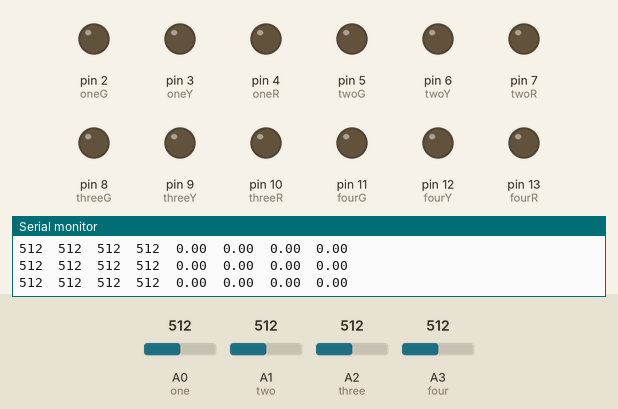
Bench run of a sketch on a simulated Arduino Uno, built with avr-gcc and run on an emulated ATmega328P. On the bench: output pins drawn as LEDs (lit = HIGH), the last lines printed to the serial monitor. The test bench sets the inputs (shaded band); at power-on: A0 (one) = 512, A1 (two) = 512, A2 (three) = 512, A3 (four) = 512.

Above: at 1.2 s.
1.3 s: A0 (one) set to 30
At 1.8 s:
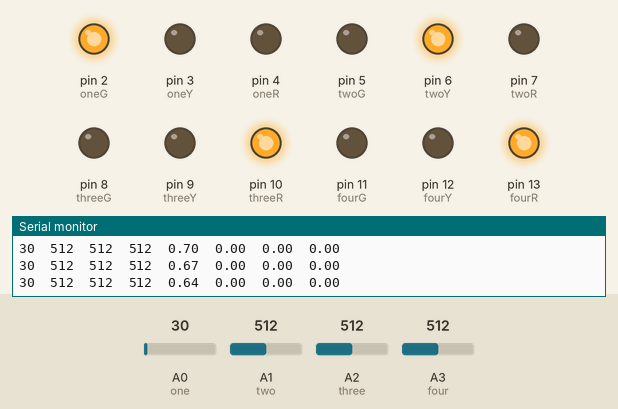
4.0 s: A1 (two) set to 107
5.5 s: A1 (two) set to 93
At 6.1 s:
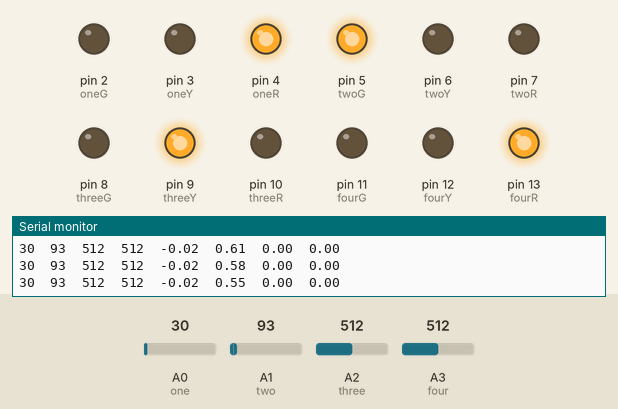
8.2 s: A2 (three) set to 30
At 9.2 s:
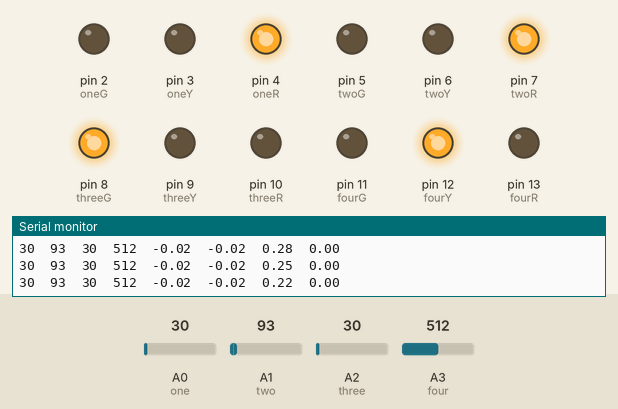
10.9 s: A3 (four) set to 30
At 11.3 s:
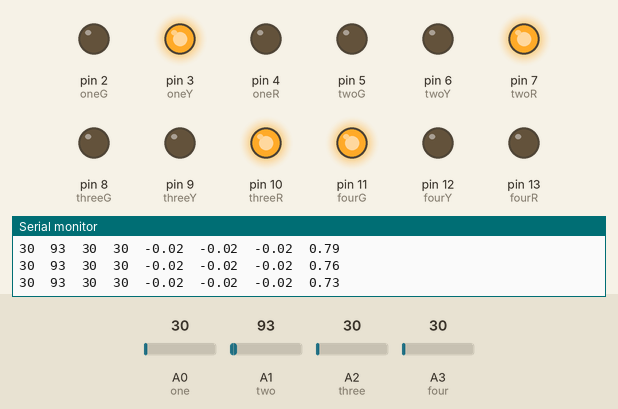
Timing chart, 0 to 13.9 s (numbered marks = the images above; inputs shaded):
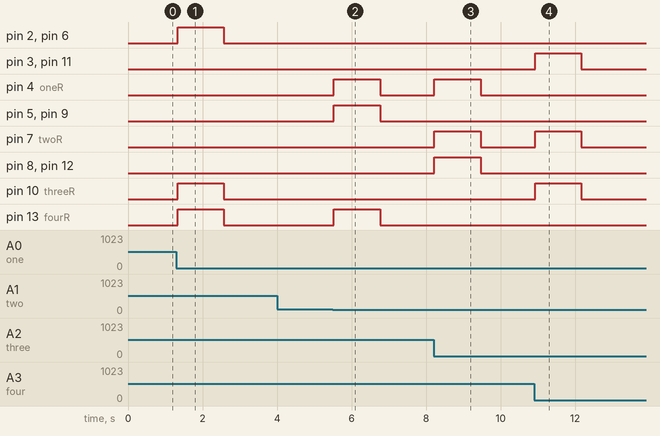

The sketch:

TL2.ino
```cpp
int one = A0;
int two = A1;
int three = A2;
int four = A3;          //takes sensor inputs

int oneG = 2;
int oneY = 3;
int oneR = 4;
int twoG = 5;
int twoY = 6;
int twoR = 7;
int threeG = 8;
int threeY = 9;
int threeR = 10;
int fourG = 11;
int fourY = 12;
int fourR = 13;         //signal lights

//int one_value = 0;
//int two_value = 0;
//int three_value = 0;
//int four_value = 0;
int t =3;
int baseline = 100;
int baseline2 = 158;
int baseline3 = 140;
int p1 = 0;
int p2 = 0;
int p3 = 0;
int p4 = 0;

int pre1 = 0;
int pre2 = 0;
int pre3 = 0;
int pre4 = 0;

int max1=0;
int status1=0; //Check whether signal is on or off
int dum_max=0;

int g1=0;
int g2=0;
int g3=0;
int g4=0;

float one_count = 0;
float two_count = 0;
float three_count = 0;
float four_count = 0;

void setup() {
  pinMode(oneG,OUTPUT);
  pinMode(oneY,OUTPUT);
  pinMode(oneR,OUTPUT);
  pinMode(twoG,OUTPUT);
  pinMode(twoY,OUTPUT);
  pinMode(twoR,OUTPUT);
  pinMode(threeG,OUTPUT);
  pinMode(threeY,OUTPUT);
  pinMode(threeR,OUTPUT);
  pinMode(fourG,OUTPUT);
  pinMode(fourY,OUTPUT);
  pinMode(fourR,OUTPUT);


  Serial.begin(9600);
}

void loop() {
  // read the value from the sensor:
  pre1 = analogRead(one);
  pre2 = analogRead(two);
  pre3 = analogRead(three);
  pre4 = analogRead(four);

  if(p1>baseline && pre1<baseline && g1!=1)
  {
    one_count++;
  }
  p1 = pre1;

  if(p2>baseline && pre2<baseline && g2 !=1)
  {
    two_count++;
  }
  p2 = pre2;

  if(p3>baseline2 && pre3<baseline2 && g3!=1)
  {
    three_count++;
  }
  p3 = pre3;

  if(p4>baseline3 && pre4<baseline3 && g4!=1)
  {
    four_count++;
  }
  p4 = pre4;

  if((one_count>=two_count) && (one_count>=three_count) && (one_count>=four_count))
    { max1=1;}
  else if((two_count>=three_count) && (two_count>=four_count) && (two_count>one_count))
    { max1=2;}
  else if((three_count>=four_count) && (three_count>two_count) && (three_count>one_count))
    { max1=3;}
  else if((four_count>three_count) && (four_count>two_count) && (four_count>one_count))
    { max1=4;}

  if(status1==0)
      {  dum_max=max1;  }

  if((one_count<=0)&&(two_count<=0)&&(three_count<=0)&&(four_count<=0))
  {
      digitalWrite(oneG, LOW);
      digitalWrite(oneY, LOW);
      digitalWrite(oneR, LOW);
      digitalWrite(twoG, LOW);
      digitalWrite(twoY, LOW);
      digitalWrite(twoR, LOW);
      digitalWrite(threeG, LOW);
      digitalWrite(threeY, LOW);
      digitalWrite(threeR, LOW);
      digitalWrite(fourG, LOW);
      digitalWrite(fourY, LOW);
      digitalWrite(fourR, LOW);
  }
  else{

  if(dum_max==1)
  { status1=1;
    g1=1;
    digitalWrite(oneG, HIGH);
    digitalWrite(oneY, LOW);
    digitalWrite(oneR, LOW);

    if((two_count>=three_count) && (two_count>=four_count))
    {
      digitalWrite(twoG, LOW);
      digitalWrite(twoY, HIGH);
      digitalWrite(twoR, LOW);
      digitalWrite(threeG, LOW);
      digitalWrite(threeY, LOW);
      digitalWrite(threeR, HIGH);
      digitalWrite(fourG, LOW);
      digitalWrite(fourY, LOW);
      digitalWrite(fourR, HIGH);
    }
    else if((three_count>two_count) && (three_count>=four_count))
    {
      digitalWrite(twoG, LOW);
      digitalWrite(twoY, LOW);
      digitalWrite(twoR, HIGH);
      digitalWrite(threeG, LOW);
      digitalWrite(threeY, HIGH);
      digitalWrite(threeR, LOW);
      digitalWrite(fourG, LOW);
      digitalWrite(fourY, LOW);
      digitalWrite(fourR, HIGH);
    }
    else if((four_count>three_count) && (four_count>two_count))
    {
      digitalWrite(twoG, LOW);
      digitalWrite(twoY, LOW);
      digitalWrite(twoR, HIGH);
      digitalWrite(threeG, LOW);
      digitalWrite(threeY, LOW);
      digitalWrite(threeR, HIGH);
      digitalWrite(fourG, LOW);
      digitalWrite(fourY, HIGH);
      digitalWrite(fourR, LOW);
    }

    one_count = one_count - t*0.01;

    if(one_count<=0)
       {
         status1=0;
          g1=0;
       }
  }


  else if(dum_max==2)
  { status1=1;
    g2=1;
    digitalWrite(twoG, HIGH);
    digitalWrite(twoY, LOW);
    digitalWrite(twoR, LOW);

    if((one_count>=three_count) && (one_count>four_count))
    {
      digitalWrite(oneG, LOW);
      digitalWrite(oneY, HIGH);
      digitalWrite(oneR, LOW);
      digitalWrite(threeG, LOW);
      digitalWrite(threeY, LOW);
      digitalWrite(threeR, HIGH);
      digitalWrite(fourG, LOW);
      digitalWrite(fourY, LOW);
      digitalWrite(fourR, HIGH);
    }
    else if((three_count>=four_count) && (three_count>one_count))
    {
      digitalWrite(oneG, LOW);
      digitalWrite(oneY, LOW);
      digitalWrite(oneR, HIGH);
      digitalWrite(threeG, LOW);
      digitalWrite(threeY, HIGH);
      digitalWrite(threeR, LOW);
      digitalWrite(fourG, LOW);
      digitalWrite(fourY, LOW);
      digitalWrite(fourR, HIGH);
    }
    else if((four_count>one_count) && (four_count>three_count))
    {
      digitalWrite(oneG, LOW);
      digitalWrite(oneY, LOW);
      digitalWrite(oneR, HIGH);
      digitalWrite(threeG, LOW);
      digitalWrite(threeY, LOW);
      digitalWrite(threeR, HIGH);
      digitalWrite(fourG, LOW);
      digitalWrite(fourY, HIGH);
      digitalWrite(fourR, LOW);
    }
    two_count = two_count - t*0.01;
    if(two_count<=0)
       {
         status1=0;
          g2=0;
       }
  }

  else if(dum_max==3)
  { status1=1;
    g3=1;
    digitalWrite(threeG, HIGH);
    digitalWrite(threeY, LOW);
    digitalWrite(threeR, LOW);

    if((one_count>=two_count) && (one_count>=four_count))
    {
      digitalWrite(twoG, LOW);
      digitalWrite(twoY, LOW);
      digitalWrite(twoR, HIGH);
      digitalWrite(oneG, LOW);
      digitalWrite(oneY, HIGH);
      digitalWrite(oneR, LOW);
      digitalWrite(fourG, LOW);
      digitalWrite(fourY, LOW);
      digitalWrite(fourR, HIGH);
    }
   else if((two_count>=four_count) && (two_count>one_count))
    {
      digitalWrite(twoG, LOW);
      digitalWrite(twoY, HIGH);
      digitalWrite(twoR, LOW);
      digitalWrite(oneG, LOW);
      digitalWrite(oneY, LOW);
      digitalWrite(oneR, HIGH);
      digitalWrite(fourG, LOW);
      digitalWrite(fourY, LOW);
      digitalWrite(fourR, HIGH);
    }
   else if((four_count>two_count) && (four_count>one_count))
    {
      digitalWrite(twoG, LOW);
      digitalWrite(twoY, LOW);
      digitalWrite(twoR, HIGH);
      digitalWrite(oneG, LOW);
      digitalWrite(oneY, LOW);
      digitalWrite(oneR, HIGH);
      digitalWrite(fourG, LOW);
      digitalWrite(fourY, HIGH);
      digitalWrite(fourR, LOW);
    }

    three_count = three_count - t*0.01;
    if(three_count<=0)
       {
         status1=0;
          g3=0;
       }
  }

 else if(dum_max==4)
  { status1=1;
    g4=1;
    digitalWrite(fourG, HIGH);
    digitalWrite(fourY, LOW);
    digitalWrite(fourR, LOW);
    if((one_count>=two_count) && (one_count>=three_count))
    {
      digitalWrite(twoG, LOW);
      digitalWrite(twoY, LOW);
      digitalWrite(twoR, HIGH);
      digitalWrite(oneG, LOW);
      digitalWrite(oneY, HIGH);
      digitalWrite(oneR, LOW);
      digitalWrite(threeG, LOW);
      digitalWrite(threeY, LOW);
      digitalWrite(threeR, HIGH);
    }
    else if((two_count>one_count) && (two_count>=three_count))
    {
      digitalWrite(twoG, LOW);
      digitalWrite(twoY, HIGH);
      digitalWrite(twoR, LOW);
      digitalWrite(oneG, LOW);
      digitalWrite(oneY, LOW);
      digitalWrite(oneR, HIGH);
      digitalWrite(threeG, LOW);
      digitalWrite(threeY, LOW);
      digitalWrite(threeR, HIGH);
    }
    else if((three_count>two_count) && (three_count>one_count))
    {
      digitalWrite(twoG, LOW);
      digitalWrite(twoY, LOW);
      digitalWrite(twoR, HIGH);
      digitalWrite(oneG, LOW);
      digitalWrite(oneY, LOW);
      digitalWrite(oneR, HIGH);
      digitalWrite(threeG, LOW);
      digitalWrite(threeY, HIGH);
      digitalWrite(threeR, LOW);
    }
    four_count = four_count - t*0.01;
    if(four_count<=0)
       {
         status1=0;
          g4=0;
       }
  }
  }
  Serial.print(pre1);
  Serial.print("\t");
  Serial.print(pre2);
  Serial.print("\t");
  Serial.print(pre3);
  Serial.print("\t");
  Serial.print(pre4);
  Serial.print("\t");
  Serial.print(one_count);
  Serial.print("\t");
  Serial.print(two_count);
  Serial.print("\t");
  Serial.print(three_count);
  Serial.print("\t");
  Serial.print(four_count);
  Serial.print("\n");

  delay(10);
}
```

Measured:
- the behaviour switches between 100 and 99 on A1 (two) (found by bisection; images 1 and 2)
- after the input at 1.3 s, pin 2 (oneG), pin 6 (twoY), pin 10 (threeR), pin 13 (fourR): LOW → HIGH at once, → LOW 1.2 s later
- after the input at 5.5 s, pin 4 (oneR), pin 5 (twoG), pin 9 (threeY), pin 13 (fourR): LOW → HIGH at once, → LOW 1.2 s later
- after the input at 8.2 s, pin 4 (oneR), pin 7 (twoR), pin 8 (threeG), pin 12 (fourY): LOW → HIGH at once, → LOW 1.2 s later
- after the input at 10.9 s, pin 3 (oneY), pin 7 (twoR), pin 10 (threeR), pin 11 (fourG): LOW → HIGH at once, → LOW 1.2 s later
